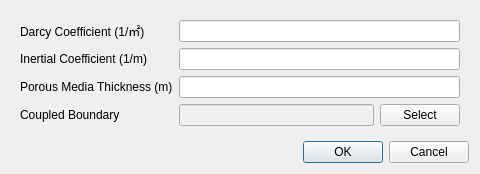
<?xml version="1.0" encoding="UTF-8"?>
<ui version="4.0">
 <class>PorousJumpDialog</class>
 <widget class="QDialog" name="PorousJumpDialog">
  <property name="geometry">
   <rect>
    <x>0</x>
    <y>0</y>
    <width>480</width>
    <height>174</height>
   </rect>
  </property>
  <property name="minimumSize">
   <size>
    <width>480</width>
    <height>0</height>
   </size>
  </property>
  <property name="windowTitle">
   <string>Porous Jump Boundary Condition</string>
  </property>
  <layout class="QVBoxLayout" name="verticalLayout">
   <item>
    <widget class="QWidget" name="dialogContents" native="true">
     <layout class="QFormLayout" name="formLayout">
      <item row="0" column="0">
       <widget class="QLabel" name="label">
        <property name="text">
         <string>Darcy Coefficient (1/㎡)</string>
        </property>
       </widget>
      </item>
      <item row="0" column="1">
       <widget class="QLineEdit" name="darcyCoefficient"/>
      </item>
      <item row="1" column="0">
       <widget class="QLabel" name="label_2">
        <property name="text">
         <string>Inertial Coefficient (1/m)</string>
        </property>
       </widget>
      </item>
      <item row="1" column="1">
       <widget class="QLineEdit" name="inertialCoefficient"/>
      </item>
      <item row="2" column="0">
       <widget class="QLabel" name="label_3">
        <property name="text">
         <string>Porous Media Thickness (m)</string>
        </property>
       </widget>
      </item>
      <item row="2" column="1">
       <widget class="QLineEdit" name="porousMedieThickness"/>
      </item>
      <item row="3" column="0">
       <widget class="QLabel" name="label_4">
        <property name="text">
         <string>Coupled Boundary</string>
        </property>
       </widget>
      </item>
      <item row="3" column="1">
       <widget class="QWidget" name="widget" native="true">
        <layout class="QHBoxLayout" name="horizontalLayout">
         <property name="leftMargin">
          <number>0</number>
         </property>
         <property name="topMargin">
          <number>0</number>
         </property>
         <property name="rightMargin">
          <number>0</number>
         </property>
         <property name="bottomMargin">
          <number>0</number>
         </property>
         <item>
          <widget class="QLineEdit" name="coupledBoundary">
           <property name="enabled">
            <bool>false</bool>
           </property>
          </widget>
         </item>
         <item>
          <widget class="QPushButton" name="select">
           <property name="text">
            <string>Select</string>
           </property>
          </widget>
         </item>
        </layout>
       </widget>
      </item>
     </layout>
    </widget>
   </item>
   <item>
    <widget class="QDialogButtonBox" name="buttonBox">
     <property name="orientation">
      <enum>Qt::Horizontal</enum>
     </property>
     <property name="standardButtons">
      <set>QDialogButtonBox::Cancel|QDialogButtonBox::Ok</set>
     </property>
    </widget>
   </item>
  </layout>
 </widget>
 <resources/>
 <connections>
  <connection>
   <sender>buttonBox</sender>
   <signal>accepted()</signal>
   <receiver>PorousJumpDialog</receiver>
   <slot>accept()</slot>
   <hints>
    <hint type="sourcelabel">
     <x>248</x>
     <y>254</y>
    </hint>
    <hint type="destinationlabel">
     <x>157</x>
     <y>274</y>
    </hint>
   </hints>
  </connection>
  <connection>
   <sender>buttonBox</sender>
   <signal>rejected()</signal>
   <receiver>PorousJumpDialog</receiver>
   <slot>reject()</slot>
   <hints>
    <hint type="sourcelabel">
     <x>316</x>
     <y>260</y>
    </hint>
    <hint type="destinationlabel">
     <x>286</x>
     <y>274</y>
    </hint>
   </hints>
  </connection>
 </connections>
</ui>
